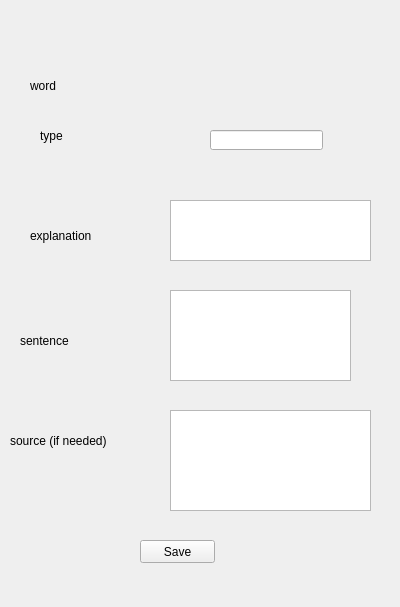
<?xml version="1.0" encoding="UTF-8"?>
<ui version="4.0">
 <class>editCurrentWord_popup</class>
 <widget class="QMainWindow" name="editCurrentWord_popup">
  <property name="geometry">
   <rect>
    <x>0</x>
    <y>0</y>
    <width>400</width>
    <height>607</height>
   </rect>
  </property>
  <property name="windowTitle">
   <string>MainWindow</string>
  </property>
  <widget class="QWidget" name="centralwidget">
   <widget class="QLineEdit" name="editCurrent_type">
    <property name="geometry">
     <rect>
      <x>210</x>
      <y>130</y>
      <width>113</width>
      <height>20</height>
     </rect>
    </property>
   </widget>
   <widget class="QLabel" name="label">
    <property name="geometry">
     <rect>
      <x>30</x>
      <y>70</y>
      <width>71</width>
      <height>31</height>
     </rect>
    </property>
    <property name="text">
     <string>word</string>
    </property>
   </widget>
   <widget class="QLabel" name="label_2">
    <property name="geometry">
     <rect>
      <x>40</x>
      <y>120</y>
      <width>71</width>
      <height>31</height>
     </rect>
    </property>
    <property name="text">
     <string>type</string>
    </property>
   </widget>
   <widget class="QLabel" name="label_3">
    <property name="geometry">
     <rect>
      <x>30</x>
      <y>220</y>
      <width>111</width>
      <height>31</height>
     </rect>
    </property>
    <property name="text">
     <string>explanation</string>
    </property>
   </widget>
   <widget class="QTextEdit" name="editCurrent_explanation">
    <property name="geometry">
     <rect>
      <x>170</x>
      <y>200</y>
      <width>201</width>
      <height>61</height>
     </rect>
    </property>
   </widget>
   <widget class="QLabel" name="label_4">
    <property name="geometry">
     <rect>
      <x>20</x>
      <y>330</y>
      <width>111</width>
      <height>21</height>
     </rect>
    </property>
    <property name="text">
     <string>sentence</string>
    </property>
   </widget>
   <widget class="QLabel" name="label_5">
    <property name="geometry">
     <rect>
      <x>10</x>
      <y>430</y>
      <width>151</width>
      <height>21</height>
     </rect>
    </property>
    <property name="text">
     <string>source (if needed)</string>
    </property>
   </widget>
   <widget class="QTextEdit" name="editCurrent_source">
    <property name="geometry">
     <rect>
      <x>170</x>
      <y>410</y>
      <width>201</width>
      <height>101</height>
     </rect>
    </property>
   </widget>
   <widget class="QPushButton" name="editCurrent_Save">
    <property name="geometry">
     <rect>
      <x>140</x>
      <y>540</y>
      <width>75</width>
      <height>23</height>
     </rect>
    </property>
    <property name="text">
     <string>Save</string>
    </property>
   </widget>
   <widget class="QLabel" name="wanted_label">
    <property name="geometry">
     <rect>
      <x>160</x>
      <y>80</y>
      <width>191</width>
      <height>21</height>
     </rect>
    </property>
    <property name="text">
     <string/>
    </property>
   </widget>
   <widget class="QTextEdit" name="editCurrent_sentence">
    <property name="geometry">
     <rect>
      <x>170</x>
      <y>290</y>
      <width>181</width>
      <height>91</height>
     </rect>
    </property>
   </widget>
  </widget>
 </widget>
 <resources/>
 <connections/>
</ui>
